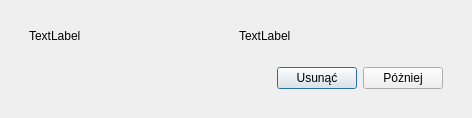
<?xml version="1.0" encoding="UTF-8"?>
<ui version="4.0">
 <class>Transfer</class>
 <widget class="QDialog" name="Transfer">
  <property name="geometry">
   <rect>
    <x>0</x>
    <y>0</y>
    <width>472</width>
    <height>116</height>
   </rect>
  </property>
  <property name="sizePolicy">
   <sizepolicy hsizetype="Fixed" vsizetype="Fixed">
    <horstretch>0</horstretch>
    <verstretch>0</verstretch>
   </sizepolicy>
  </property>
  <property name="maximumSize">
   <size>
    <width>472</width>
    <height>116</height>
   </size>
  </property>
  <property name="windowTitle">
   <string>Dialog</string>
  </property>
  <layout class="QGridLayout" name="gridLayout_2">
   <item row="0" column="0">
    <widget class="QFrame" name="frame">
     <property name="frameShape">
      <enum>QFrame::NoFrame</enum>
     </property>
     <property name="frameShadow">
      <enum>QFrame::Raised</enum>
     </property>
     <layout class="QVBoxLayout" name="verticalLayout">
      <item>
       <widget class="QFrame" name="frame_3">
        <property name="frameShape">
         <enum>QFrame::NoFrame</enum>
        </property>
        <property name="frameShadow">
         <enum>QFrame::Raised</enum>
        </property>
        <layout class="QGridLayout" name="gridLayout">
         <item row="0" column="1">
          <widget class="QLabel" name="Num_of_trans">
           <property name="text">
            <string>TextLabel</string>
           </property>
          </widget>
         </item>
         <item row="0" column="0">
          <widget class="QLabel" name="Warning">
           <property name="text">
            <string>TextLabel</string>
           </property>
          </widget>
         </item>
        </layout>
       </widget>
      </item>
      <item>
       <widget class="QFrame" name="frame_2">
        <property name="frameShape">
         <enum>QFrame::NoFrame</enum>
        </property>
        <property name="frameShadow">
         <enum>QFrame::Raised</enum>
        </property>
        <layout class="QHBoxLayout" name="horizontalLayout_2">
         <item>
          <spacer name="horizontalSpacer">
           <property name="orientation">
            <enum>Qt::Horizontal</enum>
           </property>
           <property name="sizeHint" stdset="0">
            <size>
             <width>40</width>
             <height>20</height>
            </size>
           </property>
          </spacer>
         </item>
         <item>
          <widget class="QPushButton" name="Del_Button_trans">
           <property name="text">
            <string>Usunąć</string>
           </property>
          </widget>
         </item>
         <item>
          <widget class="QPushButton" name="Leave_button">
           <property name="text">
            <string>Póżniej</string>
           </property>
          </widget>
         </item>
        </layout>
       </widget>
      </item>
     </layout>
    </widget>
   </item>
  </layout>
 </widget>
 <resources/>
 <connections/>
</ui>
